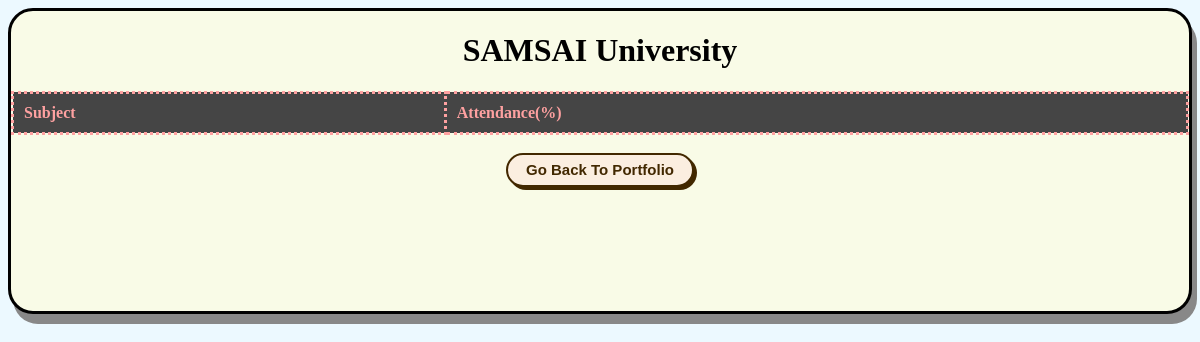
/portfolio/viewAttendance/200905358, run on an earlier commit of the app's database.
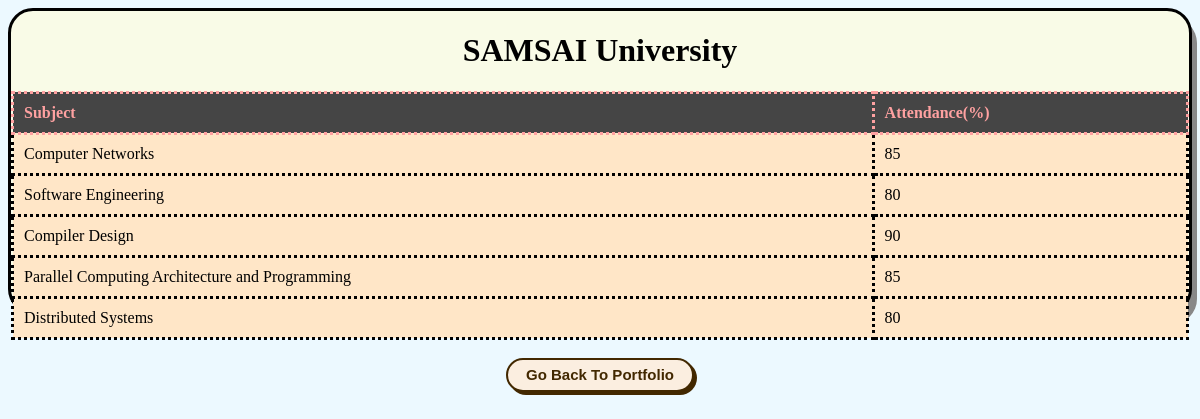
And on a later commit of the database.
### app/models.py (models this page shows, shortened)
class GradeAttendance(models.Model):
    reg_no = models.ForeignKey(Registration, on_delete = models.CASCADE)
    CHOICES = (
        ('Data Structures', 'Data Structures'), ('Object Oriented Programming', 'Object Oriented Programming'),
        ('Digital Systems Design','Digital Systems Design'), ('Computer Organization and Architechture','Computer Organization and Architechture'), ('Design and Analysis of Algorithms','Design and Analysis of Algorithms'),
        ('Formal Languages and Automata Theory','Formal Languages and Automata Theory'), ('Embedded Systems','Embedded Systems'), ('Operating Systems', 'Operating Systems'),
        ('Computer Networks','Computer Networks'), ('Software Engineering', 'Software Engineering'), ('Compiler Design','Compiler Design'),
        ('Parallel Computing Architecture and Programming','Parallel Computing Architecture and Programming'), ('Distributed Systems','Distributed Systems')
    )
    select_subject = models.CharField(choices=CHOICES, max_length=200)
    grade = models.CharField(max_length = 1)
    attendance = models.PositiveIntegerField()

### app/views.py (the view)
# urls.py: path('viewAttendance/<int:reg>', views.viewAttendance, name='viewAttendance'),
def viewAttendance(request, reg):
    obj = Registration.objects.get(reg_no=reg)
    attendance = GradeAttendance.objects.filter(reg_no = reg)
    return render(request, "app/viewAttendance.html", {'list':attendance, "reg": obj})

### app/models.py (called while the page is built)
    def __str__(self):
        return str(self.reg_no)

### app/templates/app/viewAttendance.html (shortened to what this page needs)
<!DOCTYPE html>
<html lang="en" xmlns="http://www.w3.org/1999/xhtml">
<head>
</head>
<body>
    <div class="container">
        <center><h1>SAMSAI University</h1></center>
        <table border="1">
            <tr>
                <th>Subject</th>
                <th>Attendance(%)</th>
            </tr>
            {% for i in list %}
            <tr>
                <td>{{i.select_subject}}</td>
                <td>{{i.attendance}}</td>
            </tr>
            {% endfor %}
        </table>
        <br />
        <center><form action="{% url 'goHome' reg=reg %}"><button class="my-btn">Go Back To Portfolio</button></form></center>
    </div>
</body>
</html>

What changed in the data, as far as the page shows it:
added GradeAttendance: select_subject "Computer Networks", attendance "85"
added GradeAttendance: select_subject "Software Engineering", attendance "80"
added GradeAttendance: select_subject "Compiler Design", attendance "90"
added GradeAttendance: select_subject "Parallel Computing Architecture and Programming", attendance "85"
added GradeAttendance: select_subject "Distributed Systems", attendance "80"
